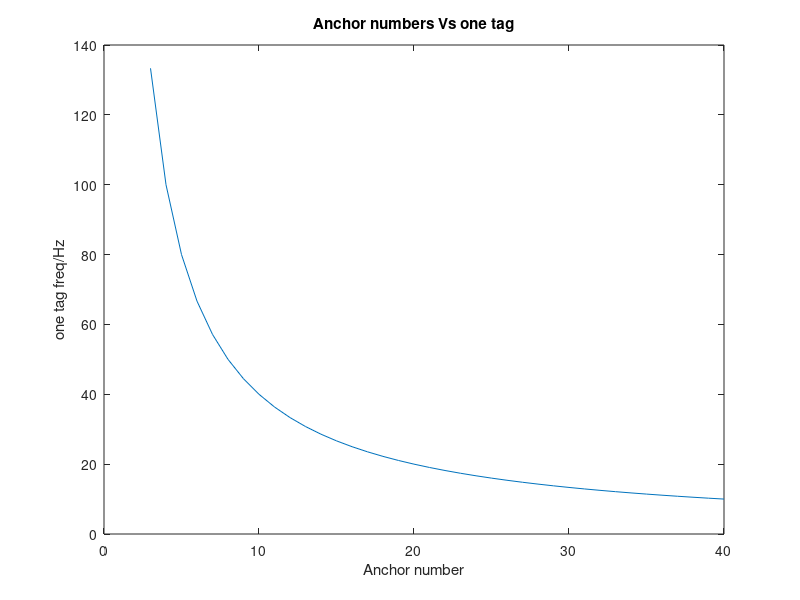
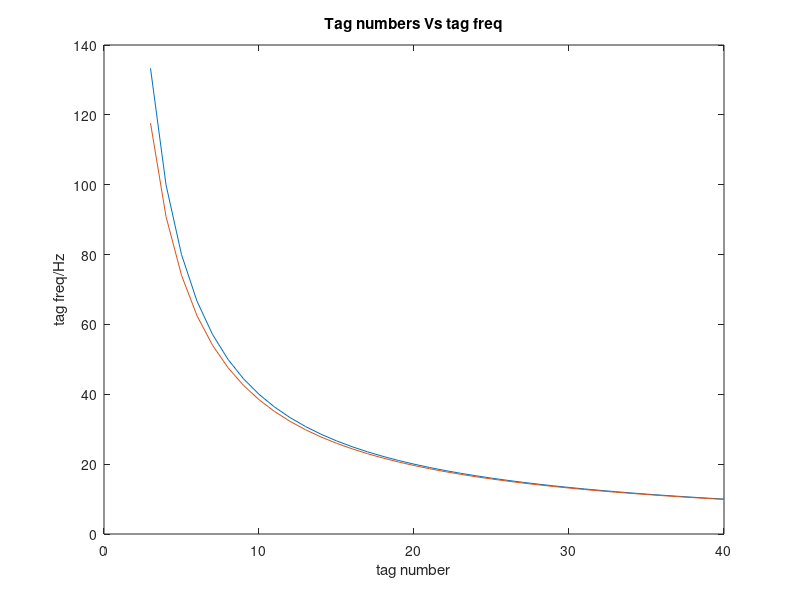

Write MATLAB code to recreate these figures, in order.
Xank = 3:1:40;
Yfank= 400./Xank;
figure(1)
plot(Xank, Yfank);
title('Anchor numbers Vs one tag');
xlabel('Anchor number');ylabel('one tag freq/Hz')

Xtag = 3:1:40;
Yftag= 1000./(2.5*Xtag);
Yftagmin = 1000./(2.5*Xtag + 1);
figure(2)
plot(Xtag,Yftag,Xtag,Yftagmin);
title('Tag numbers Vs tag freq');
xlabel('tag number');ylabel('tag freq/Hz')
